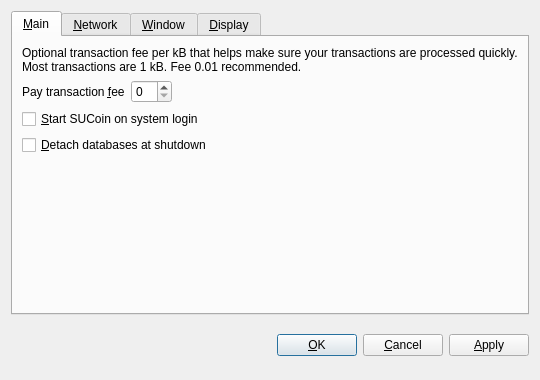
<?xml version="1.0" encoding="UTF-8"?>
<ui version="4.0">
 <class>OptionsDialog</class>
 <widget class="QDialog" name="OptionsDialog">
  <property name="geometry">
   <rect>
    <x>0</x>
    <y>0</y>
    <width>540</width>
    <height>380</height>
   </rect>
  </property>
  <property name="windowTitle">
   <string>Options</string>
  </property>
  <property name="modal">
   <bool>true</bool>
  </property>
  <layout class="QVBoxLayout" name="verticalLayout">
   <item>
    <widget class="QTabWidget" name="tabWidget">
     <property name="tabPosition">
      <enum>QTabWidget::North</enum>
     </property>
     <property name="currentIndex">
      <number>0</number>
     </property>
     <widget class="QWidget" name="tabMain">
      <attribute name="title">
       <string>&amp;Main</string>
      </attribute>
      <layout class="QVBoxLayout" name="verticalLayout_Main">
       <item>
        <widget class="QLabel" name="transactionFeeInfoLabel">
         <property name="text">
          <string>Optional transaction fee per kB that helps make sure your transactions are processed quickly. Most transactions are 1 kB. Fee 0.01 recommended.</string>
         </property>
         <property name="textFormat">
          <enum>Qt::PlainText</enum>
         </property>
         <property name="wordWrap">
          <bool>true</bool>
         </property>
        </widget>
       </item>
       <item>
        <layout class="QHBoxLayout" name="horizontalLayout_Main">
         <item>
          <widget class="QLabel" name="transactionFeeLabel">
           <property name="text">
            <string>Pay transaction &amp;fee</string>
           </property>
           <property name="textFormat">
            <enum>Qt::PlainText</enum>
           </property>
           <property name="buddy">
            <cstring>transactionFee</cstring>
           </property>
          </widget>
         </item>
         <item>
          <widget class="BitcoinAmountField" name="transactionFee"/>
         </item>
         <item>
          <spacer name="horizontalSpacer_Main">
           <property name="orientation">
            <enum>Qt::Horizontal</enum>
           </property>
           <property name="sizeHint" stdset="0">
            <size>
             <width>40</width>
             <height>20</height>
            </size>
           </property>
          </spacer>
         </item>
        </layout>
       </item>
       <item>
        <widget class="QCheckBox" name="bitcoinAtStartup">
         <property name="toolTip">
          <string>Automatically start SUCoin after logging in to the system.</string>
         </property>
         <property name="text">
          <string>&amp;Start SUCoin on system login</string>
         </property>
        </widget>
       </item>
       <item>
        <widget class="QCheckBox" name="detachDatabases">
         <property name="toolTip">
          <string>Detach block and address databases at shutdown. This means they can be moved to another data directory, but it slows down shutdown. The wallet is always detached.</string>
         </property>
         <property name="text">
          <string>&amp;Detach databases at shutdown</string>
         </property>
        </widget>
       </item>
       <item>
        <spacer name="verticalSpacer_Main">
         <property name="orientation">
          <enum>Qt::Vertical</enum>
         </property>
         <property name="sizeHint" stdset="0">
          <size>
           <width>20</width>
           <height>40</height>
          </size>
         </property>
        </spacer>
       </item>
      </layout>
     </widget>
     <widget class="QWidget" name="tabNetwork">
      <attribute name="title">
       <string>&amp;Network</string>
      </attribute>
      <layout class="QVBoxLayout" name="verticalLayout_Network">
       <item>
        <widget class="QCheckBox" name="mapPortUpnp">
         <property name="toolTip">
          <string>Automatically open the SUCoin client port on the router. This only works when your router supports UPnP and it is enabled.</string>
         </property>
         <property name="text">
          <string>Map port using &amp;UPnP</string>
         </property>
        </widget>
       </item>
       <item>
        <widget class="QCheckBox" name="connectSocks">
         <property name="toolTip">
          <string>Connect to the SUCoin network through a SOCKS proxy (e.g. when connecting through Tor).</string>
         </property>
         <property name="text">
          <string>&amp;Connect through SOCKS proxy:</string>
         </property>
        </widget>
       </item>
       <item>
        <layout class="QHBoxLayout" name="horizontalLayout_Network">
         <item>
          <widget class="QLabel" name="proxyIpLabel">
           <property name="text">
            <string>Proxy &amp;IP:</string>
           </property>
           <property name="textFormat">
            <enum>Qt::PlainText</enum>
           </property>
           <property name="buddy">
            <cstring>proxyIp</cstring>
           </property>
          </widget>
         </item>
         <item>
          <widget class="QValidatedLineEdit" name="proxyIp">
           <property name="maximumSize">
            <size>
             <width>140</width>
             <height>16777215</height>
            </size>
           </property>
           <property name="toolTip">
            <string>IP address of the proxy (e.g. 127.0.0.1)</string>
           </property>
          </widget>
         </item>
         <item>
          <widget class="QLabel" name="proxyPortLabel">
           <property name="text">
            <string>&amp;Port:</string>
           </property>
           <property name="textFormat">
            <enum>Qt::PlainText</enum>
           </property>
           <property name="buddy">
            <cstring>proxyPort</cstring>
           </property>
          </widget>
         </item>
         <item>
          <widget class="QLineEdit" name="proxyPort">
           <property name="maximumSize">
            <size>
             <width>55</width>
             <height>16777215</height>
            </size>
           </property>
           <property name="toolTip">
            <string>Port of the proxy (e.g. 9050)</string>
           </property>
          </widget>
         </item>
         <item>
          <widget class="QLabel" name="socksVersionLabel">
           <property name="text">
            <string>SOCKS &amp;Version:</string>
           </property>
           <property name="textFormat">
            <enum>Qt::PlainText</enum>
           </property>
           <property name="buddy">
            <cstring>socksVersion</cstring>
           </property>
          </widget>
         </item>
         <item>
          <widget class="QValueComboBox" name="socksVersion">
           <property name="toolTip">
            <string>SOCKS version of the proxy (e.g. 5)</string>
           </property>
          </widget>
         </item>
         <item>
          <spacer name="horizontalSpacer_Network">
           <property name="orientation">
            <enum>Qt::Horizontal</enum>
           </property>
           <property name="sizeHint" stdset="0">
            <size>
             <width>40</width>
             <height>20</height>
            </size>
           </property>
          </spacer>
         </item>
        </layout>
       </item>
       <item>
        <spacer name="verticalSpacer_Network">
         <property name="orientation">
          <enum>Qt::Vertical</enum>
         </property>
         <property name="sizeHint" stdset="0">
          <size>
           <width>20</width>
           <height>40</height>
          </size>
         </property>
        </spacer>
       </item>
      </layout>
     </widget>
     <widget class="QWidget" name="tabWindow">
      <attribute name="title">
       <string>&amp;Window</string>
      </attribute>
      <layout class="QVBoxLayout" name="verticalLayout_Window">
       <item>
        <widget class="QCheckBox" name="minimizeToTray">
         <property name="toolTip">
          <string>Show only a tray icon after minimizing the window.</string>
         </property>
         <property name="text">
          <string>&amp;Minimize to the tray instead of the taskbar</string>
         </property>
        </widget>
       </item>
       <item>
        <widget class="QCheckBox" name="minimizeOnClose">
         <property name="toolTip">
          <string>Minimize instead of exit the application when the window is closed. When this option is enabled, the application will be closed only after selecting Quit in the menu.</string>
         </property>
         <property name="text">
          <string>M&amp;inimize on close</string>
         </property>
        </widget>
       </item>
       <item>
        <spacer name="verticalSpacer_Window">
         <property name="orientation">
          <enum>Qt::Vertical</enum>
         </property>
         <property name="sizeHint" stdset="0">
          <size>
           <width>20</width>
           <height>40</height>
          </size>
         </property>
        </spacer>
       </item>
      </layout>
     </widget>
     <widget class="QWidget" name="tabDisplay">
      <attribute name="title">
       <string>&amp;Display</string>
      </attribute>
      <layout class="QVBoxLayout" name="verticalLayout_Display">
       <item>
        <layout class="QHBoxLayout" name="horizontalLayout_1_Display">
         <item>
          <widget class="QLabel" name="langLabel">
           <property name="text">
            <string>User Interface &amp;language:</string>
           </property>
           <property name="textFormat">
            <enum>Qt::PlainText</enum>
           </property>
           <property name="buddy">
            <cstring>lang</cstring>
           </property>
          </widget>
         </item>
         <item>
          <widget class="QValueComboBox" name="lang">
           <property name="toolTip">
            <string>The user interface language can be set here. This setting will take effect after restarting SUCoin.</string>
           </property>
          </widget>
         </item>
        </layout>
       </item>
       <item>
        <layout class="QHBoxLayout" name="horizontalLayout_2_Display">
         <item>
          <widget class="QLabel" name="unitLabel">
           <property name="text">
            <string>&amp;Unit to show amounts in:</string>
           </property>
           <property name="textFormat">
            <enum>Qt::PlainText</enum>
           </property>
           <property name="buddy">
            <cstring>unit</cstring>
           </property>
          </widget>
         </item>
         <item>
          <widget class="QValueComboBox" name="unit">
           <property name="toolTip">
            <string>Choose the default subdivision unit to show in the interface and when sending coins.</string>
           </property>
          </widget>
         </item>
        </layout>
       </item>
       <item>
        <widget class="QCheckBox" name="displayAddresses">
         <property name="toolTip">
          <string>Whether to show SUCoin addresses in the transaction list.</string>
         </property>
         <property name="text">
          <string>&amp;Display addresses in transaction list</string>
         </property>
        </widget>
       </item>
       <item>
        <widget class="QCheckBox" name="coinControlFeatures">
         <property name="toolTip">
          <string>Whether to show coin control features or not.</string>
         </property>
         <property name="text">
          <string>Display coin &amp;control features (experts only!)</string>
         </property>
        </widget>
       </item>
       <item>
        <spacer name="verticalSpacer_Display">
         <property name="orientation">
          <enum>Qt::Vertical</enum>
         </property>
         <property name="sizeHint" stdset="0">
          <size>
           <width>20</width>
           <height>40</height>
          </size>
         </property>
        </spacer>
       </item>
      </layout>
     </widget>
    </widget>
   </item>
   <item>
    <layout class="QHBoxLayout" name="horizontalLayout_Buttons">
     <item>
      <spacer name="horizontalSpacer_1">
       <property name="orientation">
        <enum>Qt::Horizontal</enum>
       </property>
       <property name="sizeHint" stdset="0">
        <size>
         <width>40</width>
         <height>48</height>
        </size>
       </property>
      </spacer>
     </item>
     <item>
      <widget class="QLabel" name="statusLabel">
       <property name="font">
        <font>
         <weight>75</weight>
         <bold>true</bold>
        </font>
       </property>
       <property name="text">
        <string/>
       </property>
       <property name="textFormat">
        <enum>Qt::PlainText</enum>
       </property>
       <property name="wordWrap">
        <bool>true</bool>
       </property>
      </widget>
     </item>
     <item>
      <spacer name="horizontalSpacer_2">
       <property name="orientation">
        <enum>Qt::Horizontal</enum>
       </property>
       <property name="sizeHint" stdset="0">
        <size>
         <width>40</width>
         <height>48</height>
        </size>
       </property>
      </spacer>
     </item>
     <item>
      <widget class="QPushButton" name="okButton">
       <property name="text">
        <string>&amp;OK</string>
       </property>
      </widget>
     </item>
     <item>
      <widget class="QPushButton" name="cancelButton">
       <property name="text">
        <string>&amp;Cancel</string>
       </property>
       <property name="autoDefault">
        <bool>false</bool>
       </property>
      </widget>
     </item>
     <item>
      <widget class="QPushButton" name="applyButton">
       <property name="text">
        <string>&amp;Apply</string>
       </property>
       <property name="autoDefault">
        <bool>false</bool>
       </property>
      </widget>
     </item>
    </layout>
   </item>
  </layout>
 </widget>
 <customwidgets>
  <customwidget>
   <class>BitcoinAmountField</class>
   <extends>QSpinBox</extends>
   <header>bitcoinamountfield.h</header>
  </customwidget>
  <customwidget>
   <class>QValueComboBox</class>
   <extends>QComboBox</extends>
   <header>qvaluecombobox.h</header>
  </customwidget>
  <customwidget>
   <class>QValidatedLineEdit</class>
   <extends>QLineEdit</extends>
   <header>qvalidatedlineedit.h</header>
  </customwidget>
 </customwidgets>
 <resources/>
 <connections/>
</ui>
